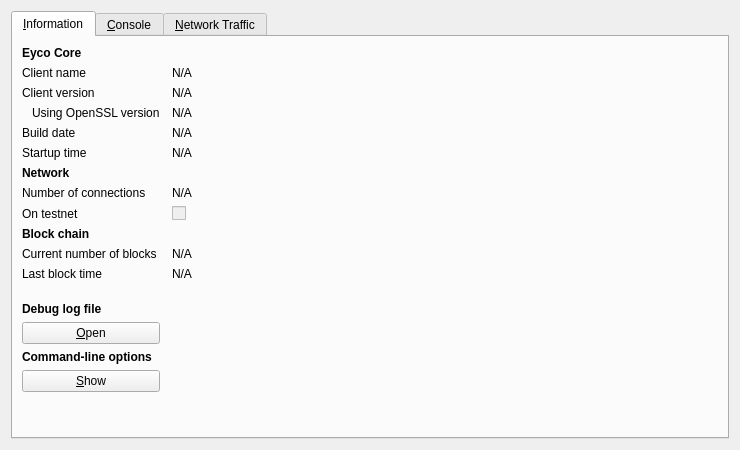
<?xml version="1.0" encoding="UTF-8"?>
<ui version="4.0">
 <class>RPCConsole</class>
 <widget class="QDialog" name="RPCConsole">
  <property name="geometry">
   <rect>
    <x>0</x>
    <y>0</y>
    <width>740</width>
    <height>450</height>
   </rect>
  </property>
  <property name="windowTitle">
   <string>Eyco - Debug window</string>
  </property>
  <layout class="QVBoxLayout" name="verticalLayout_2">
   <item>
    <widget class="QTabWidget" name="tabWidget">
     <property name="currentIndex">
      <number>0</number>
     </property>
     <widget class="QWidget" name="tab_info">
      <attribute name="title">
       <string>&amp;Information</string>
      </attribute>
      <layout class="QGridLayout" name="gridLayout" columnstretch="0,1">
       <property name="horizontalSpacing">
        <number>12</number>
       </property>
       <item row="0" column="0">
        <widget class="QLabel" name="label_9">
         <property name="font">
          <font>
           <weight>75</weight>
           <bold>true</bold>
          </font>
         </property>
         <property name="text">
          <string>Eyco Core</string>
         </property>
        </widget>
       </item>
       <item row="1" column="0">
        <widget class="QLabel" name="label_5">
         <property name="text">
          <string>Client name</string>
         </property>
        </widget>
       </item>
       <item row="1" column="1">
        <widget class="QLabel" name="clientName">
         <property name="cursor">
          <cursorShape>IBeamCursor</cursorShape>
         </property>
         <property name="text">
          <string>N/A</string>
         </property>
         <property name="textFormat">
          <enum>Qt::PlainText</enum>
         </property>
         <property name="textInteractionFlags">
          <set>Qt::LinksAccessibleByMouse|Qt::TextSelectableByKeyboard|Qt::TextSelectableByMouse</set>
         </property>
        </widget>
       </item>
       <item row="2" column="0">
        <widget class="QLabel" name="label_6">
         <property name="text">
          <string>Client version</string>
         </property>
        </widget>
       </item>
       <item row="2" column="1">
        <widget class="QLabel" name="clientVersion">
         <property name="cursor">
          <cursorShape>IBeamCursor</cursorShape>
         </property>
         <property name="text">
          <string>N/A</string>
         </property>
         <property name="textFormat">
          <enum>Qt::PlainText</enum>
         </property>
         <property name="textInteractionFlags">
          <set>Qt::LinksAccessibleByMouse|Qt::TextSelectableByKeyboard|Qt::TextSelectableByMouse</set>
         </property>
        </widget>
       </item>
       <item row="3" column="0">
        <widget class="QLabel" name="label_14">
         <property name="text">
          <string>Using OpenSSL version</string>
         </property>
         <property name="indent">
          <number>10</number>
         </property>
        </widget>
       </item>
       <item row="3" column="1">
        <widget class="QLabel" name="openSSLVersion">
         <property name="cursor">
          <cursorShape>IBeamCursor</cursorShape>
         </property>
         <property name="text">
          <string>N/A</string>
         </property>
         <property name="textFormat">
          <enum>Qt::PlainText</enum>
         </property>
         <property name="textInteractionFlags">
          <set>Qt::LinksAccessibleByMouse|Qt::TextSelectableByKeyboard|Qt::TextSelectableByMouse</set>
         </property>
        </widget>
       </item>
       <item row="4" column="0">
        <widget class="QLabel" name="label_12">
         <property name="text">
          <string>Build date</string>
         </property>
        </widget>
       </item>
       <item row="4" column="1">
        <widget class="QLabel" name="buildDate">
         <property name="cursor">
          <cursorShape>IBeamCursor</cursorShape>
         </property>
         <property name="text">
          <string>N/A</string>
         </property>
         <property name="textFormat">
          <enum>Qt::PlainText</enum>
         </property>
         <property name="textInteractionFlags">
          <set>Qt::LinksAccessibleByMouse|Qt::TextSelectableByKeyboard|Qt::TextSelectableByMouse</set>
         </property>
        </widget>
       </item>
       <item row="5" column="0">
        <widget class="QLabel" name="label_13">
         <property name="text">
          <string>Startup time</string>
         </property>
        </widget>
       </item>
       <item row="5" column="1">
        <widget class="QLabel" name="startupTime">
         <property name="cursor">
          <cursorShape>IBeamCursor</cursorShape>
         </property>
         <property name="text">
          <string>N/A</string>
         </property>
         <property name="textFormat">
          <enum>Qt::PlainText</enum>
         </property>
         <property name="textInteractionFlags">
          <set>Qt::LinksAccessibleByMouse|Qt::TextSelectableByKeyboard|Qt::TextSelectableByMouse</set>
         </property>
        </widget>
       </item>
       <item row="6" column="0">
        <widget class="QLabel" name="label_11">
         <property name="font">
          <font>
           <weight>75</weight>
           <bold>true</bold>
          </font>
         </property>
         <property name="text">
          <string>Network</string>
         </property>
        </widget>
       </item>
       <item row="7" column="0">
        <widget class="QLabel" name="label_7">
         <property name="text">
          <string>Number of connections</string>
         </property>
        </widget>
       </item>
       <item row="7" column="1">
        <widget class="QLabel" name="numberOfConnections">
         <property name="cursor">
          <cursorShape>IBeamCursor</cursorShape>
         </property>
         <property name="text">
          <string>N/A</string>
         </property>
         <property name="textFormat">
          <enum>Qt::PlainText</enum>
         </property>
         <property name="textInteractionFlags">
          <set>Qt::LinksAccessibleByMouse|Qt::TextSelectableByKeyboard|Qt::TextSelectableByMouse</set>
         </property>
        </widget>
       </item>
       <item row="8" column="0">
        <widget class="QLabel" name="label_8">
         <property name="text">
          <string>On testnet</string>
         </property>
        </widget>
       </item>
       <item row="8" column="1">
        <widget class="QCheckBox" name="isTestNet">
         <property name="enabled">
          <bool>false</bool>
         </property>
         <property name="text">
          <string/>
         </property>
        </widget>
       </item>
       <item row="9" column="0">
        <widget class="QLabel" name="label_10">
         <property name="font">
          <font>
           <weight>75</weight>
           <bold>true</bold>
          </font>
         </property>
         <property name="text">
          <string>Block chain</string>
         </property>
        </widget>
       </item>
       <item row="10" column="0">
        <widget class="QLabel" name="label_3">
         <property name="text">
          <string>Current number of blocks</string>
         </property>
        </widget>
       </item>
       <item row="10" column="1">
        <widget class="QLabel" name="numberOfBlocks">
         <property name="cursor">
          <cursorShape>IBeamCursor</cursorShape>
         </property>
         <property name="text">
          <string>N/A</string>
         </property>
         <property name="textFormat">
          <enum>Qt::PlainText</enum>
         </property>
         <property name="textInteractionFlags">
          <set>Qt::LinksAccessibleByMouse|Qt::TextSelectableByKeyboard|Qt::TextSelectableByMouse</set>
         </property>
        </widget>
       </item>
       <item row="11" column="0">
        <widget class="QLabel" name="label_2">
         <property name="text">
          <string>Last block time</string>
         </property>
        </widget>
       </item>
       <item row="11" column="1">
        <widget class="QLabel" name="lastBlockTime">
         <property name="cursor">
          <cursorShape>IBeamCursor</cursorShape>
         </property>
         <property name="text">
          <string>N/A</string>
         </property>
         <property name="textFormat">
          <enum>Qt::PlainText</enum>
         </property>
         <property name="textInteractionFlags">
          <set>Qt::LinksAccessibleByMouse|Qt::TextSelectableByKeyboard|Qt::TextSelectableByMouse</set>
         </property>
        </widget>
       </item>
       <item row="12" column="0">
        <spacer name="verticalSpacer_2">
         <property name="orientation">
          <enum>Qt::Vertical</enum>
         </property>
         <property name="sizeHint" stdset="0">
          <size>
           <width>20</width>
           <height>20</height>
          </size>
         </property>
        </spacer>
       </item>
       <item row="13" column="0">
        <widget class="QLabel" name="labelDebugLogfile">
         <property name="font">
          <font>
           <weight>75</weight>
           <bold>true</bold>
          </font>
         </property>
         <property name="text">
          <string>Debug log file</string>
         </property>
        </widget>
       </item>
       <item row="14" column="0">
        <widget class="QPushButton" name="openDebugLogfileButton">
         <property name="toolTip">
          <string>Open the Eyco debug log file from the current data directory. This can take a few seconds for large log files.</string>
         </property>
         <property name="text">
          <string>&amp;Open</string>
         </property>
         <property name="autoDefault">
          <bool>false</bool>
         </property>
        </widget>
       </item>
       <item row="15" column="0">
        <widget class="QLabel" name="labelCLOptions">
         <property name="font">
          <font>
           <weight>75</weight>
           <bold>true</bold>
          </font>
         </property>
         <property name="text">
          <string>Command-line options</string>
         </property>
        </widget>
       </item>
       <item row="16" column="0">
        <widget class="QPushButton" name="showCLOptionsButton">
         <property name="toolTip">
          <string>Show the Eyco-Qt help message to get a list with possible Eyco command-line options.</string>
         </property>
         <property name="text">
          <string>&amp;Show</string>
         </property>
         <property name="autoDefault">
          <bool>false</bool>
         </property>
        </widget>
       </item>
       <item row="17" column="0">
        <spacer name="verticalSpacer">
         <property name="orientation">
          <enum>Qt::Vertical</enum>
         </property>
         <property name="sizeHint" stdset="0">
          <size>
           <width>20</width>
           <height>40</height>
          </size>
         </property>
        </spacer>
       </item>
      </layout>
     </widget>
     <widget class="QWidget" name="tab_console">
      <attribute name="title">
       <string>&amp;Console</string>
      </attribute>
      <layout class="QVBoxLayout" name="verticalLayout_3">
       <property name="spacing">
        <number>3</number>
       </property>
       <item>
        <widget class="QTextEdit" name="messagesWidget">
         <property name="minimumSize">
          <size>
           <width>0</width>
           <height>100</height>
          </size>
         </property>
         <property name="readOnly">
          <bool>true</bool>
         </property>
         <property name="tabKeyNavigation" stdset="0">
          <bool>false</bool>
         </property>
         <property name="columnCount" stdset="0">
          <number>2</number>
         </property>
        </widget>
       </item>
       <item>
        <layout class="QHBoxLayout" name="horizontalLayout">
         <property name="spacing">
          <number>3</number>
         </property>
         <item>
          <widget class="QLabel" name="label">
           <property name="text">
            <string notr="true">&gt;</string>
           </property>
          </widget>
         </item>
         <item>
          <widget class="QLineEdit" name="lineEdit"/>
         </item>
         <item>
          <widget class="QPushButton" name="clearButton">
           <property name="maximumSize">
            <size>
             <width>24</width>
             <height>24</height>
            </size>
           </property>
           <property name="toolTip">
            <string>Clear console</string>
           </property>
           <property name="text">
            <string/>
           </property>
           <property name="icon">
            <iconset resource="../bitcoin.qrc">
             <normaloff>:/icons/remove</normaloff>:/icons/remove</iconset>
           </property>
           <property name="shortcut">
            <string notr="true">Ctrl+L</string>
           </property>
           <property name="autoDefault">
            <bool>false</bool>
           </property>
          </widget>
         </item>
        </layout>
       </item>
      </layout>
     </widget>
     <widget class="QWidget" name="tab">
      <attribute name="title">
       <string>&amp;Network Traffic</string>
      </attribute>
      <layout class="QHBoxLayout" name="horizontalLayout_3">
       <item>
        <layout class="QVBoxLayout" name="verticalLayout_4">
         <item>
          <widget class="TrafficGraphWidget" name="trafficGraph" native="true">
           <property name="sizePolicy">
            <sizepolicy hsizetype="Expanding" vsizetype="Expanding">
             <horstretch>0</horstretch>
             <verstretch>0</verstretch>
            </sizepolicy>
           </property>
          </widget>
         </item>
         <item>
          <layout class="QHBoxLayout" name="horizontalLayout_2">
           <item>
            <widget class="QSlider" name="sldGraphRange">
             <property name="minimum">
              <number>1</number>
             </property>
             <property name="maximum">
              <number>288</number>
             </property>
             <property name="pageStep">
              <number>12</number>
             </property>
             <property name="value">
              <number>6</number>
             </property>
             <property name="orientation">
              <enum>Qt::Horizontal</enum>
             </property>
            </widget>
           </item>
           <item>
            <widget class="QLabel" name="lblGraphRange">
             <property name="minimumSize">
              <size>
               <width>100</width>
               <height>0</height>
              </size>
             </property>
             <property name="alignment">
              <set>Qt::AlignCenter</set>
             </property>
            </widget>
           </item>
           <item>
            <widget class="QPushButton" name="btnClearTrafficGraph">
             <property name="text">
              <string>&amp;Clear</string>
             </property>
            </widget>
           </item>
          </layout>
         </item>
        </layout>
       </item>
       <item>
        <layout class="QVBoxLayout" name="verticalLayout">
         <item>
          <widget class="QGroupBox" name="groupBox">
           <property name="title">
            <string>Totals</string>
           </property>
           <layout class="QVBoxLayout" name="verticalLayout_5">
            <item>
             <layout class="QHBoxLayout" name="horizontalLayout_4">
              <item>
               <widget class="Line" name="line">
                <property name="sizePolicy">
                 <sizepolicy hsizetype="Fixed" vsizetype="Fixed">
                  <horstretch>0</horstretch>
                  <verstretch>0</verstretch>
                 </sizepolicy>
                </property>
                <property name="minimumSize">
                 <size>
                  <width>10</width>
                  <height>0</height>
                 </size>
                </property>
                <property name="palette">
                 <palette>
                  <active>
                   <colorrole role="Light">
                    <brush brushstyle="SolidPattern">
                     <color alpha="255">
                      <red>0</red>
                      <green>255</green>
                      <blue>0</blue>
                     </color>
                    </brush>
                   </colorrole>
                  </active>
                  <inactive>
                   <colorrole role="Light">
                    <brush brushstyle="SolidPattern">
                     <color alpha="255">
                      <red>0</red>
                      <green>255</green>
                      <blue>0</blue>
                     </color>
                    </brush>
                   </colorrole>
                  </inactive>
                  <disabled>
                   <colorrole role="Light">
                    <brush brushstyle="SolidPattern">
                     <color alpha="255">
                      <red>0</red>
                      <green>255</green>
                      <blue>0</blue>
                     </color>
                    </brush>
                   </colorrole>
                  </disabled>
                 </palette>
                </property>
                <property name="orientation">
                 <enum>Qt::Horizontal</enum>
                </property>
               </widget>
              </item>
              <item>
               <widget class="QLabel" name="label_16">
                <property name="text">
                 <string>In:</string>
                </property>
               </widget>
              </item>
              <item>
               <widget class="QLabel" name="lblBytesIn">
                <property name="minimumSize">
                 <size>
                  <width>50</width>
                  <height>0</height>
                 </size>
                </property>
                <property name="alignment">
                 <set>Qt::AlignRight|Qt::AlignTrailing|Qt::AlignVCenter</set>
                </property>
               </widget>
              </item>
             </layout>
            </item>
            <item>
             <layout class="QHBoxLayout" name="horizontalLayout_5">
              <item>
               <widget class="Line" name="line_2">
                <property name="sizePolicy">
                 <sizepolicy hsizetype="Fixed" vsizetype="Fixed">
                  <horstretch>0</horstretch>
                  <verstretch>0</verstretch>
                 </sizepolicy>
                </property>
                <property name="minimumSize">
                 <size>
                  <width>10</width>
                  <height>0</height>
                 </size>
                </property>
                <property name="palette">
                 <palette>
                  <active>
                   <colorrole role="Light">
                    <brush brushstyle="SolidPattern">
                     <color alpha="255">
                      <red>255</red>
                      <green>0</green>
                      <blue>0</blue>
                     </color>
                    </brush>
                   </colorrole>
                  </active>
                  <inactive>
                   <colorrole role="Light">
                    <brush brushstyle="SolidPattern">
                     <color alpha="255">
                      <red>255</red>
                      <green>0</green>
                      <blue>0</blue>
                     </color>
                    </brush>
                   </colorrole>
                  </inactive>
                  <disabled>
                   <colorrole role="Light">
                    <brush brushstyle="SolidPattern">
                     <color alpha="255">
                      <red>255</red>
                      <green>0</green>
                      <blue>0</blue>
                     </color>
                    </brush>
                   </colorrole>
                  </disabled>
                 </palette>
                </property>
                <property name="orientation">
                 <enum>Qt::Horizontal</enum>
                </property>
               </widget>
              </item>
              <item>
               <widget class="QLabel" name="label_17">
                <property name="text">
                 <string>Out:</string>
                </property>
               </widget>
              </item>
              <item>
               <widget class="QLabel" name="lblBytesOut">
                <property name="minimumSize">
                 <size>
                  <width>50</width>
                  <height>0</height>
                 </size>
                </property>
                <property name="alignment">
                 <set>Qt::AlignRight|Qt::AlignTrailing|Qt::AlignVCenter</set>
                </property>
               </widget>
              </item>
             </layout>
            </item>
            <item>
             <spacer name="verticalSpacer_4">
              <property name="orientation">
               <enum>Qt::Vertical</enum>
              </property>
              <property name="sizeHint" stdset="0">
               <size>
                <width>20</width>
                <height>407</height>
               </size>
              </property>
             </spacer>
            </item>
           </layout>
          </widget>
         </item>
        </layout>
       </item>
      </layout>
     </widget>
    </widget>
   </item>
  </layout>
 </widget>
 <customwidgets>
  <customwidget>
   <class>TrafficGraphWidget</class>
   <extends>QWidget</extends>
   <header>trafficgraphwidget.h</header>
   <container>1</container>
   <slots>
    <slot>clear()</slot>
   </slots>
  </customwidget>
 </customwidgets>
 <resources>
  <include location="../bitcoin.qrc"/>
 </resources>
 <connections/>
</ui>
